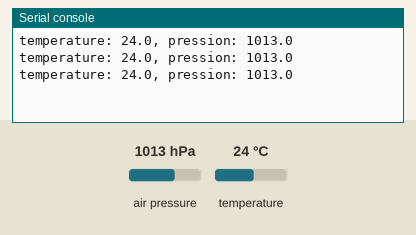
This program was run on a simulated pyboard running MicroPython. On the bench: the last lines printed to the serial console. Inputs (shaded band) come from the test bench; at power-on: air pressure 1013 hPa, temperature 24 °C.

Above: at 1.2 s.
1.3 s: air pressure set to 952 hPa
At 1.9 s:
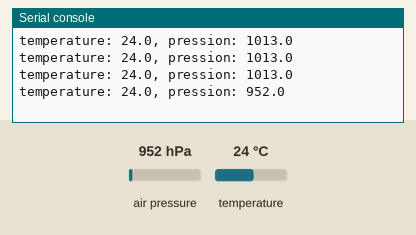
2.8 s: temperature set to 12 °C
At 3.4 s:
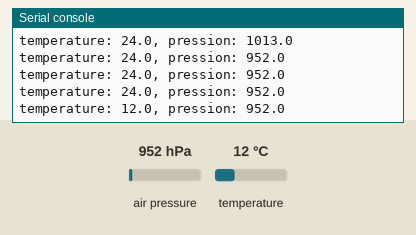
4.3 s: air pressure set to 975 hPa
At 4.9 s:
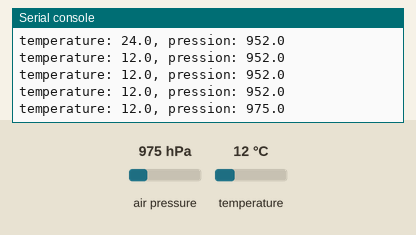
Timing chart, 0 to 7.3 s (numbered marks = the images above; inputs shaded):
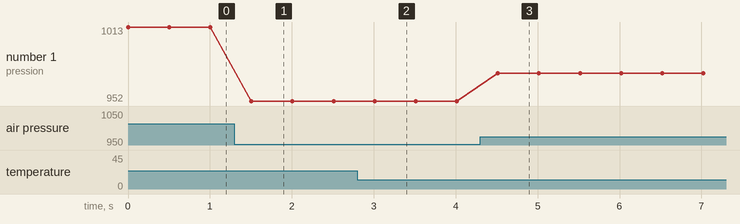

The program:

main.py
```python
# main.py -- put your code here!
from machine import I2C
from pyb import delay
import LPS22

# Initialisation du port I2C(2)
i2c = I2C(2)

# Initialisation du capteur LPS22 via l'I2C
lps = LPS22.LPS22(i2c)

# affiche indefiniement la température et la pression toute les demi-secondes
while(True):
    # la fonction get du module lps récupère la température et la pression
    temp, press = lps.get()
    print("temperature: {}, pression: {}".format(temp, press))
    delay(500)
```

LPS22.py
```python
# (licence header left out)
LPS22_CTRL_REG1    = const(0x10)
LPS22_CTRL_REG2    = const(0x11)
LPS22_STATUS       = const(0x27)
LPS22_TEMP_OUT_L   = const(0x2B)
LPS22_PRESS_OUT_XL = const(0x28)
LPS22_PRESS_OUT_L  = const(0x29)

class LPS22():
    def __init__(self, i2c, addr = 0x5D):
        self.i2c = i2c
        self.addr = addr
        self.tb = bytearray(1)
        self.rb = bytearray(1)
        self.oneshot = False
        self.irq_v = [0, 0]
        # ODR=1 EN_LPFP=1 BDU=1
        self.setreg(LPS22_CTRL_REG1, 0x1A)
        self.oneshot_mode(False)

    def oneshot_mode(self, oneshot=None):
        if oneshot is None:
            return self.oneshot
        else:
            self.getreg(LPS22_CTRL_REG1)
            self.oneshot = oneshot
            if oneshot: self.rb[0] &= 0x0F
            else: self.rb[0] |= 0x10
            self.setreg(LPS22_CTRL_REG1, self.rb[0])

    def int16(self, d):
        return d if d < 0x8000 else d - 0x10000

    def setreg(self, reg, dat):
        self.tb[0] = dat
        self.i2c.writeto_mem(self.addr, reg, self.tb)

    def getreg(self, reg):
        self.i2c.readfrom_mem_into(self.addr, reg, self.rb)
        return self.rb[0]

    def get2reg(self, reg):
        return self.getreg(reg) + self.getreg(reg+1) * 256

    def ONE_SHOT(self, b):
        if self.oneshot:
            self.setreg(LPS22_CTRL_REG2, self.getreg(LPS22_CTRL_REG2) | 0x01)
            self.getreg(0x28 + b*2)
            while 1:
                if self.getreg(LPS22_STATUS) & b:
                    return

    def temperature(self):
        self.ONE_SHOT(2)
        try:
            return self.int16(self.get2reg(LPS22_TEMP_OUT_L))/100
        except MemoryError:
            return self.temperature_irq()

    def pressure(self):
        self.ONE_SHOT(1)
        try:
            return (self.getreg(LPS22_PRESS_OUT_XL) + self.get2reg(LPS22_PRESS_OUT_L) * 256)/4096
        except MemoryError:
            return self.pressure_irq()

    def get(self):
        try:
            return self.temperature(), self.pressure()
        except MemoryError:
            return self.get_irq()

    def altitude(self):
        return (((1013.25 / self.pressure())**(1/5.257)) - 1.0) * (self.temperature() + 273.15) / 0.0065

    def temperature_irq(self):
        self.ONE_SHOT(2)
        return self.int16(self.get2reg(LPS22_TEMP_OUT_L))//100

    def pressure_irq(self):
        self.ONE_SHOT(1)
        return self.get2reg(LPS22_PRESS_OUT_L) >> 4

    def get_irq(self):
        self.irq_v[0] = self.temperature_irq()
        self.irq_v[1] = self.pressure_irq()
        return self.irq_v
```

Measured:
- after the input at 1.3 s, the serial console: prints a new line after 0.21 s (image 1)
- after the input at 2.8 s, the serial console: prints a new line after 0.21 s (image 2)
- after the input at 4.3 s, the serial console: prints a new line after 0.21 s (image 3)
- plotted number 1: 1013 → 952 after the input at 1.3 s, 952 → 975 after the input at 4.3 s
